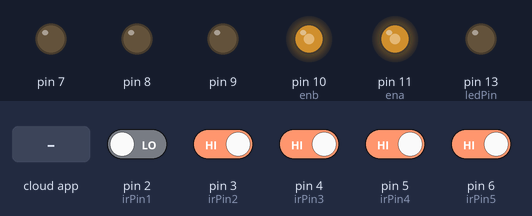
Recording of a sketch running on a simulated Arduino Uno, built with avr-gcc and run on an emulated ATmega328P. Parts: output pins drawn as LEDs (lit = HIGH). The inputs (shaded band) are chosen by the test bench; at power-on: pin 3 (irPin2), pin 4 (irPin3), pin 5 (irPin4), pin 6 (irPin5) HIGH, pin 2 (irPin1) LOW. The ROS host is connected and sends only what is stated.

Above: at 1.2 s.
1.3 s: the phone or cloud app sets mov_state to forward
At 2.5 s:
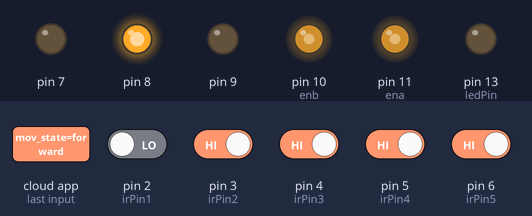
2.8 s: the phone or cloud app sets mov_state to right
At 3.1 s:
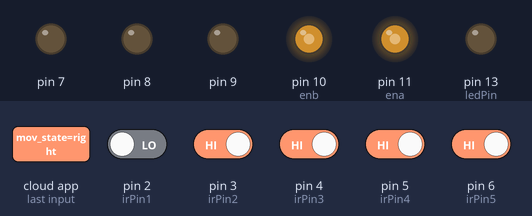
4.3 s: the phone or cloud app sets mov_state to left
At 4.6 s:
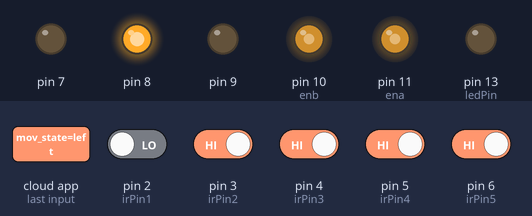
Timing chart, 0 to 7.3 s (numbered marks = the images above; inputs shaded):
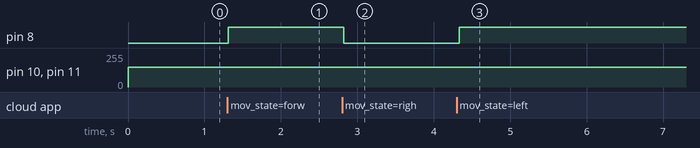

The sketch:

roslinefollowercode.ino
```cpp
#include <ros.h>
#include <std_msgs/String.h>

ros::NodeHandle nh;

const int irPin1 = 2;
const int irPin2 = 3;
const int irPin3 = 4;
const int irPin4 = 5;
const int irPin5 = 6;

const int ena = 11;
const int enb = 10;

const int ledPin = 13;     // LED pin

std_msgs::String str_msg;
ros::Publisher ir_pub("/ir_state", &str_msg);

void movCallback(const std_msgs::String& cmd_msg) {
  String command = cmd_msg.data;

  if (command == "forward") {
    digitalWrite(7, 0);
    digitalWrite(8, 1);
    digitalWrite(9, 0);
    digitalWrite(12, 1);
  } else if (command == "right") {
    digitalWrite(7, 0);
    digitalWrite(8, 0);
    digitalWrite(9, 0);
    digitalWrite(12, 1);
  } else if (command == "left") {
    digitalWrite(7, 0);
    digitalWrite(8, 1);
    digitalWrite(9, 0);
    digitalWrite(12, 0);
  } else if (command == "cright") {
    digitalWrite(7, 0);
    digitalWrite(8, 0);
    digitalWrite(9, 0);
    digitalWrite(12, 1);
  } else if (command == "cleft") {
    digitalWrite(7, 0);
    digitalWrite(8, 1);
    digitalWrite(9, 0);
    digitalWrite(12, 0);
  } else if (command == "sright") {
    digitalWrite(7, 0);
    digitalWrite(8, 0);
    digitalWrite(9, 0);
    digitalWrite(12, 1);
  } else if (command == "sleft") {
    digitalWrite(7, 0);
    digitalWrite(8, 1);
    digitalWrite(9, 0);
    digitalWrite(12, 0);
  } else if (command == "mright") {
    digitalWrite(7, 0);
    digitalWrite(8, 0);
    digitalWrite(9, 0);
    digitalWrite(12, 1);
  } else if (command == "mleft") {
    digitalWrite(7, 0);
    digitalWrite(8, 1);
    digitalWrite(9, 0);
    digitalWrite(12, 0);
  } else if (command == "stop") {
    digitalWrite(7, 0);
    digitalWrite(8, 0);
    digitalWrite(9, 0);
    digitalWrite(12, 0);
  } else {
    digitalWrite(7, 0);
    digitalWrite(8, 0);
    digitalWrite(9, 0);
    digitalWrite(12, 0);
    digitalWrite(10, 0);

  }
}

ros::Subscriber<std_msgs::String> sub("mov_state", &movCallback);

void setup() {
  pinMode(irPin1, INPUT);
  pinMode(irPin2, INPUT);
  pinMode(irPin3, INPUT);
  pinMode(irPin4, INPUT);
  pinMode(irPin5, INPUT);

  pinMode(ledPin, OUTPUT);

  pinMode(7, OUTPUT);
  pinMode(8, OUTPUT);
  pinMode(9, OUTPUT);
  pinMode(10, OUTPUT);
  pinMode(ena, OUTPUT);
  pinMode(enb, OUTPUT);

  nh.initNode();
  nh.advertise(ir_pub);
  nh.subscribe(sub);
}

void loop() {
  analogWrite(ena,150);
  analogWrite(enb,150);

  int irState1 = digitalRead(irPin1);
  int irState2 = digitalRead(irPin2);
  int irState3 = digitalRead(irPin3);
  int irState4 = digitalRead(irPin4);
  int irState5 = digitalRead(irPin5);

  if (irState1 && irState2 && !irState3 && irState4 && irState5 ) {
    str_msg.data = "00100";
  } else if (irState1 && irState2 && irState3 && !irState4 && irState5 ) {
    str_msg.data = "00010";
  } else if (irState1 && !irState2 && irState3 && irState4 && irState5 ) {
    str_msg.data = "01000";
  } else if (!irState1 && !irState2 && !irState3 && !irState4 && !irState5 ) {
    str_msg.data = "11111";
  } else if (!irState1 && irState2 && irState3 && irState4 && irState5 ) {
    str_msg.data = "10000";
  } else if (irState1 && irState2 && irState3 && irState4 && !irState5 ) {
    str_msg.data = "00001";
  } else if (!irState1 && !irState2 && irState3 && irState4 && irState5 ) {
    str_msg.data = "11000";
  } else if (irState1 && irState2 && irState3 && !irState4 && !irState5 ) {
    str_msg.data = "00011";
  } else if (irState1 && !irState2 && !irState3 && irState4 && irState5 ) {
    str_msg.data = "01100";
  } else if (irState1 && irState2 && !irState3 && !irState4 && irState5 ) {
    str_msg.data = "00110";
  } else {
    str_msg.data = "00000";
  }

  ir_pub.publish(&str_msg);
  nh.spinOnce();

  // Wait for incoming messages from ROS
  delay(100);
}
```

Measured:
- after the input at 1.3 s, pin 8: LOW → HIGH at once
- after the input at 2.8 s, pin 8: HIGH → LOW at once
- after the input at 4.3 s, pin 8: LOW → HIGH at once
